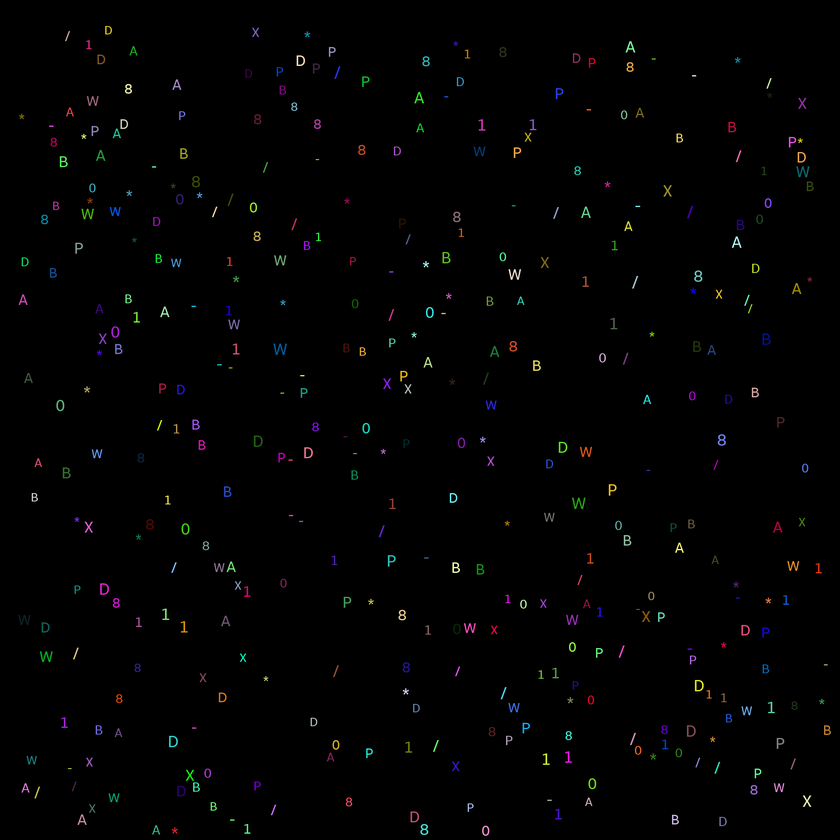
#> input picture alphabet/symbols.png, 840 x 840 px, shrunk from 2000 x 2000 before the run
$ python main.py
#> lines starting #> are read from the running program, lines starting #| are printed output that depends on the picture; after the words box and inside, x2 and y2 are one past the last pixel; in counts of white or black regions, pixels touching at a corner belong together
import matplotlib.pyplot as plt
import numpy as np
from skimage.measure import regionprops,label
from skimage.morphology import binary_dilation
from pathlib import Path

def count_vlines(region):
    return np.all(region.image, axis=0).sum()

def count_lgr_vlines(region):
    x = region.image.sum(axis=0) == 1
    return np.sum(x[:len(x)//2]) > np.sum(x[len(x)//2:])

def count_holes(region):
    shape = region.image.shape
    new_image = np.zeros((shape[0] + 2, shape[1] + 2))
    new_image[1:-1, 1:-1] = region.image
    new_image = np.logical_not(new_image)
    labeled = label(new_image)
    return np.max(labeled) - 1

def recognize(region):
    if np.all(region.image):
        return "-"
    else:# 9 symbols
        holes = count_holes(region)
        if holes == 2:
            flag_lr = count_lgr_vlines(region)
            _, cx = region.centroid_local
            cx/= region.image.shape[1]
            #return f"{cx}"
            if cx<0.44:
                return "B"
            return "8"
        elif holes ==1:
            inverted = ~region.image
            labeled=label(inverted)
            if region.eccentricity < 0.61 and np.max(labeled) == 3:
                return "D"
            elif region.eccentricity > 0.61 and np.max(labeled) == 3:
                return "P"
            elif np.max(labeled) == 5:
                return "0"
            elif np.max(labeled) == 4:
                return "A"

        else: #1, *, /, w, x
            if count_vlines(region)>=3:
                return "1"
            else:
                if region.eccentricity <0.4:
                    return "*"
                inv_image = ~region.image
                inv_image = binary_dilation(inv_image, np.ones((3, 3)))
                labeled = label(inv_image, connectivity=1)
                match np.max(labeled):
                    case 2: return "/"
                    case 4: return "X"
                    case _: return "W"
    return "#"
symbols = plt.imread(Path(__file__).parent / "symbols.png")
#> symbols is the input picture: shape (840, 840, 3) float32; mean R, G, B 0.0077, 0.00774, 0.00781
gray = symbols[:, :, :-1].mean(axis = 2)
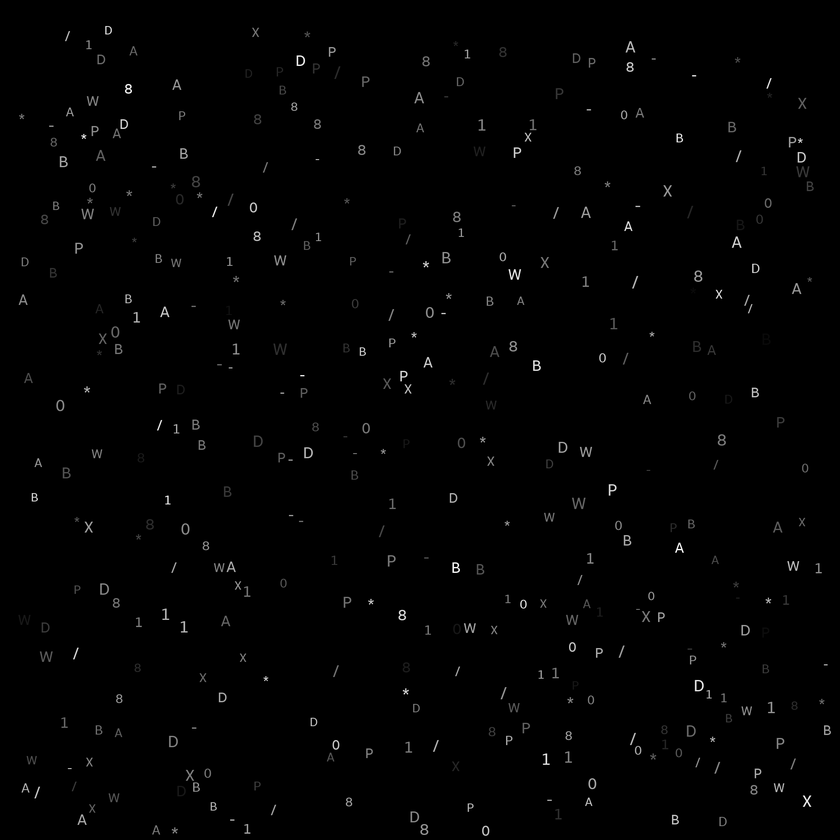
#> gray: shape (840, 840) float32; min 0, max 1, mean 0.00772
binary = gray > 0
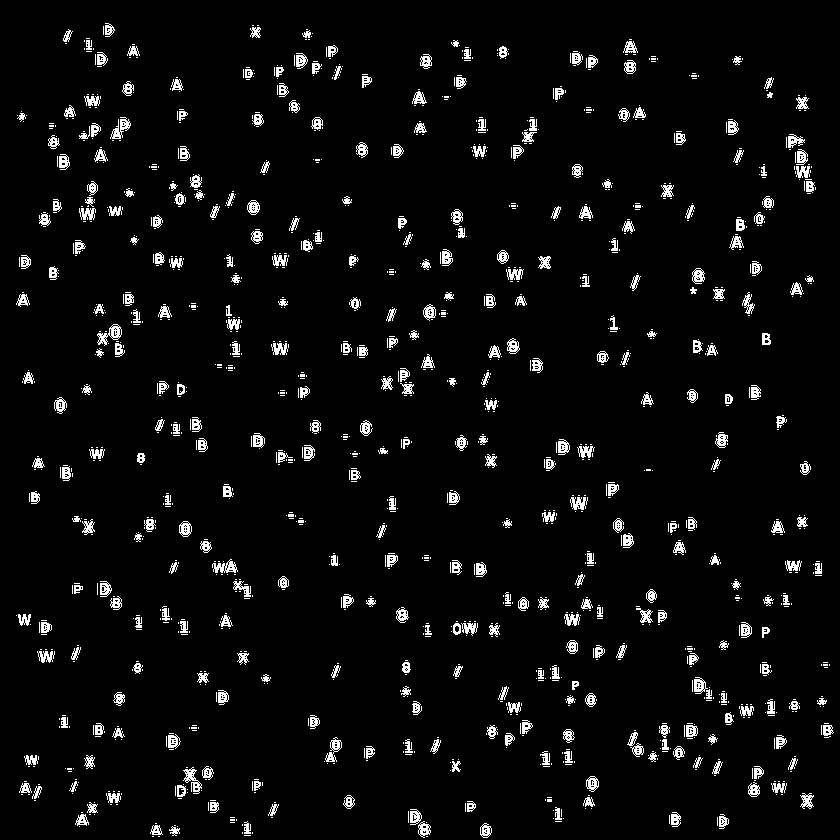
#> binary: shape (840, 840) bool; 4.5% white in thin lines or dots
labeled = label(binary)
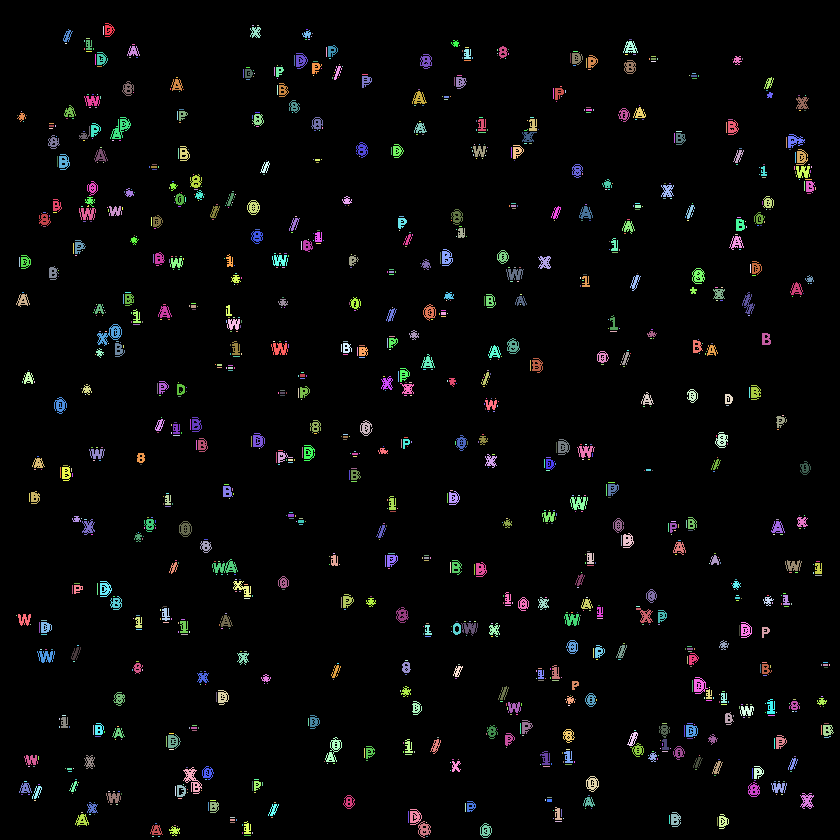
#> labeled: shape (840, 840) int32; 1412 distinct labels, from 0 to 1411; one colour per label, 0 black
regions = regionprops(labeled)
#> regions = 1411 regions; largest, box (x1, y1, x2, y2) and area: (97, 324, 122, 346) 210, (183, 767, 202, 794) 197, (110, 117, 131, 139) 194, (212, 559, 238, 573) 185, (325, 737, 342, 762) 168
print(len(regions))
#| 1411
result = {}
out_path = Path(__file__).parent / "out"
out_path.mkdir(exist_ok=True)
plt.figure()
for i, region in enumerate(regions):
    print(f"{i+1}/{len(regions)}")
#> (the run stopped early here; a loop or call above may not have finished)
